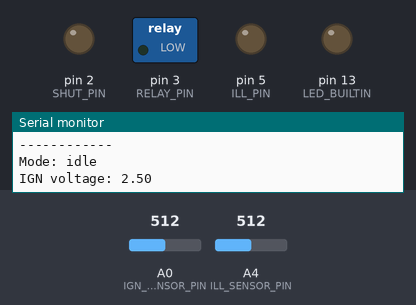
Bench run of a program on a simulated Arduino Nano, built with avr-gcc and run on an emulated ATmega328P. Shown: switched loads named in the program (green lamp = pin HIGH), output pins drawn as LEDs (lit = HIGH), the last lines printed to the serial monitor. Dashed ring = blinking. Inputs (shaded band) come from the test bench; at power-on: A0 (IGN_SENSOR_PIN) = 512, A4 (ILL_SENSOR_PIN) = 512.

Above: at 3.3 s.
3.4 s: A0 (IGN_SENSOR_PIN) set to 626
7.9 s: A0 (IGN_SENSOR_PIN) set to 650
At 11.8 s:
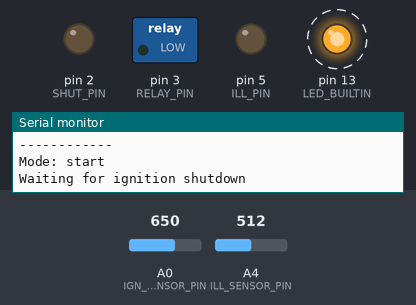
At 22.6 s:
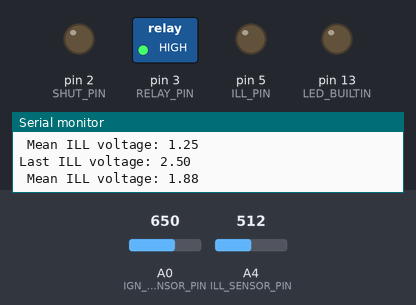
Timing chart, 0 to 23.6 s (numbered marks = the images above; inputs shaded):
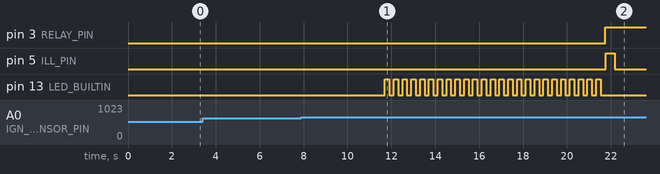

Measured:
- the behaviour switches between 634 and 635 on A0 (IGN_SENSOR_PIN) (found by bisection; images 0 and 1)
- after the input at 7.9 s, pin 3 (RELAY_PIN): LOW → HIGH after 13.8 s; pin 5 (ILL_PIN): LOW → HIGH after 13.9 s, → LOW 0.40 s later; pin 13 (LED_BUILTIN): alternates HIGH for 0.20 s and LOW for 0.20 s, 50 changes in all, then stays LOW, starting after 3.8 s

The program:

main.cpp
```cpp
#include <Arduino.h>

enum Mode { idle, start, run, shut};
const uint8_t IGN_SENSOR_PIN = A0;
const uint8_t ILL_SENSOR_PIN = A4;
const uint8_t RELAY_PIN = 3;
const uint8_t SHUT_PIN = 2;
const uint8_t ILL_PIN = 5;
const unsigned short MAX_RETRY = 50;
const bool REVERSE_HIGH_LOW = false;
const uint8_t QUEUE_SIZE = 4;

float ILLUMINATION_LIMIT = 0.9;
float IGNITION_LIMIT = 3.1;
unsigned short i = 0;
unsigned short a = 0;
float voltageILL = 0;
float voltageIGN = 0;
bool isLedActivated = false;
Mode mode = idle;

float illQueue[QUEUE_SIZE];


float readInputVoltage(uint8_t pin) {
  return (analogRead(pin) * 5.0)/1024;
}

void printMode() {
  Serial.print("Mode: ");
  switch (mode)
  {
  case idle:
    Serial.println("idle");
    break;

  case start:
    Serial.println("start");
    break;

  case run:
    Serial.println("run");
    break;

  case shut:
    Serial.println("shut");
    break;

  default:
    Serial.println("unknown");
    break;
  }
}

// Reverse the level if REVERSE_HIGH_LOW is true else keep the same level(used for reversed relay action)
int getLevel(int level) {
  if (!REVERSE_HIGH_LOW) {
    return level;
  }
  else {
    return level == HIGH ? LOW : HIGH;
  }
}

void addToIllQueue(float number) {
  for (int i = QUEUE_SIZE; i>0; i--) {
    illQueue[i] = illQueue[i-1];
  }
  illQueue[0] = number;
}

float getIllQueueMean() {
  float d = 0;
  for (float i:illQueue) {
    d += i;
  }
  return d/QUEUE_SIZE;
}

void updateIllVoltageAndApplyBrightness() {
  voltageILL = readInputVoltage(ILL_SENSOR_PIN);
  Serial.print("Last ILL voltage: ");
  Serial.println(voltageILL);
  addToIllQueue(voltageILL);
  voltageILL = getIllQueueMean();
  Serial.print(" Mean ILL voltage: ");
  Serial.println(voltageILL);
  digitalWrite(ILL_PIN, getLevel(voltageILL < ILLUMINATION_LIMIT ? HIGH: LOW));
}

void waitForStartComplete() {
  digitalWrite(RELAY_PIN, getLevel(HIGH));
  Serial.println("Wait for complete start");
  a = 0;
  for (a=0; a<200; a++) {
    updateIllVoltageAndApplyBrightness();
    delay(400);
  }
  //delay(80000);
  Serial.println("Start complete");
}

void setup() {
  Serial.begin(9600);
  pinMode(LED_BUILTIN, OUTPUT);
  pinMode(SHUT_PIN, OUTPUT);
  pinMode(ILL_PIN, OUTPUT);
  pinMode(RELAY_PIN, OUTPUT);

  if (REVERSE_HIGH_LOW) {
    digitalWrite(ILL_PIN, HIGH);
    digitalWrite(RELAY_PIN, HIGH);
    digitalWrite(SHUT_PIN, HIGH);
  }
}

void loop() {
  printMode();

  switch (mode)
  {
  case idle:
    voltageIGN = readInputVoltage(IGN_SENSOR_PIN);
    Serial.print("IGN voltage: ");
    Serial.println(voltageIGN);

    if (voltageIGN > IGNITION_LIMIT) {
      delay(200);
      voltageIGN = readInputVoltage(IGN_SENSOR_PIN);
      Serial.println("Test start confirmation");
      Serial.print("IGN voltage: ");
      Serial.println(voltageIGN);

      if (voltageIGN > IGNITION_LIMIT) {
        mode = start;
      }
    }
    else {
      delay(1000);
    }
    break;

  case start:
    i = 0;
    Serial.println("Waiting for ignition shutdown");

    do{
      isLedActivated = !isLedActivated;
      digitalWrite(LED_BUILTIN, isLedActivated ? HIGH : LOW);
      delay(200);
      voltageIGN = readInputVoltage(IGN_SENSOR_PIN);
      i++;
      Serial.print("IGN voltage: ");
      Serial.println(voltageIGN);
    }
    while(i < MAX_RETRY && voltageIGN > IGNITION_LIMIT);
    digitalWrite(LED_BUILTIN, LOW);

    if (i >= MAX_RETRY) {
      voltageIGN = readInputVoltage(IGN_SENSOR_PIN);

      if (voltageIGN > IGNITION_LIMIT) {
        waitForStartComplete();
        mode = run;
      }
      break;
    }
    else {
      Serial.println("Waiting for 2nd ignition");
      i = 0;

      do{
        digitalWrite(LED_BUILTIN, HIGH);
        delay(200);
        voltageIGN = readInputVoltage(IGN_SENSOR_PIN);
        i++;
        Serial.print("IGN voltage: ");
        Serial.println(voltageIGN);
      }
      while(i < MAX_RETRY && voltageIGN <= IGNITION_LIMIT);

      digitalWrite(LED_BUILTIN, LOW);
      voltageIGN = readInputVoltage(IGN_SENSOR_PIN);
      if (voltageIGN <= IGNITION_LIMIT) {
        Serial.print("i = ");
        Serial.println(i);

        Serial.println("Start aborted");
        mode = idle;
      }
      else {
        waitForStartComplete();
        mode = run;
      }
    }
    break;

  case run:
    digitalWrite(RELAY_PIN, getLevel(HIGH));
    updateIllVoltageAndApplyBrightness();

    voltageIGN = readInputVoltage(IGN_SENSOR_PIN);
    Serial.print("IGN voltage: ");
    Serial.println(voltageIGN);
    delay(150);

    if (voltageIGN < IGNITION_LIMIT) {
      delay(200);
      voltageIGN = readInputVoltage(IGN_SENSOR_PIN);
      Serial.println("Test shut confirmation");
      Serial.print("IGN voltage: ");
      Serial.println(voltageIGN);

      if (voltageIGN < IGNITION_LIMIT) {
        mode = shut;
      }
    }

    break;

  case shut:
    digitalWrite(LED_BUILTIN, HIGH);
    digitalWrite(SHUT_PIN, getLevel(HIGH));
    Serial.println("Waiting for shutdown");
    delay(15000);
    digitalWrite(ILL_PIN, getLevel(LOW));
    digitalWrite(RELAY_PIN, getLevel(LOW));
    digitalWrite(SHUT_PIN, getLevel(LOW));
    digitalWrite(LED_BUILTIN, LOW);
    Serial.println("Shutdown complete");
    mode = idle;
    break;

  default:
    delay(500);
    break;
  }

  Serial.println("------------");
  //float voltageA1 = (analogRead(A1) * 3.3)/1024;
  //int relayPosition = voltageA1 < 3 ? LOW : HIGH;

  //Serial.print("Voltage A1 : ");
  //Serial.println(voltageA1);

  //digitalWrite(LED_BUILTIN, relayPosition);
  //digitalWrite(10, relayPosition);
  delay(1500);
}
```
